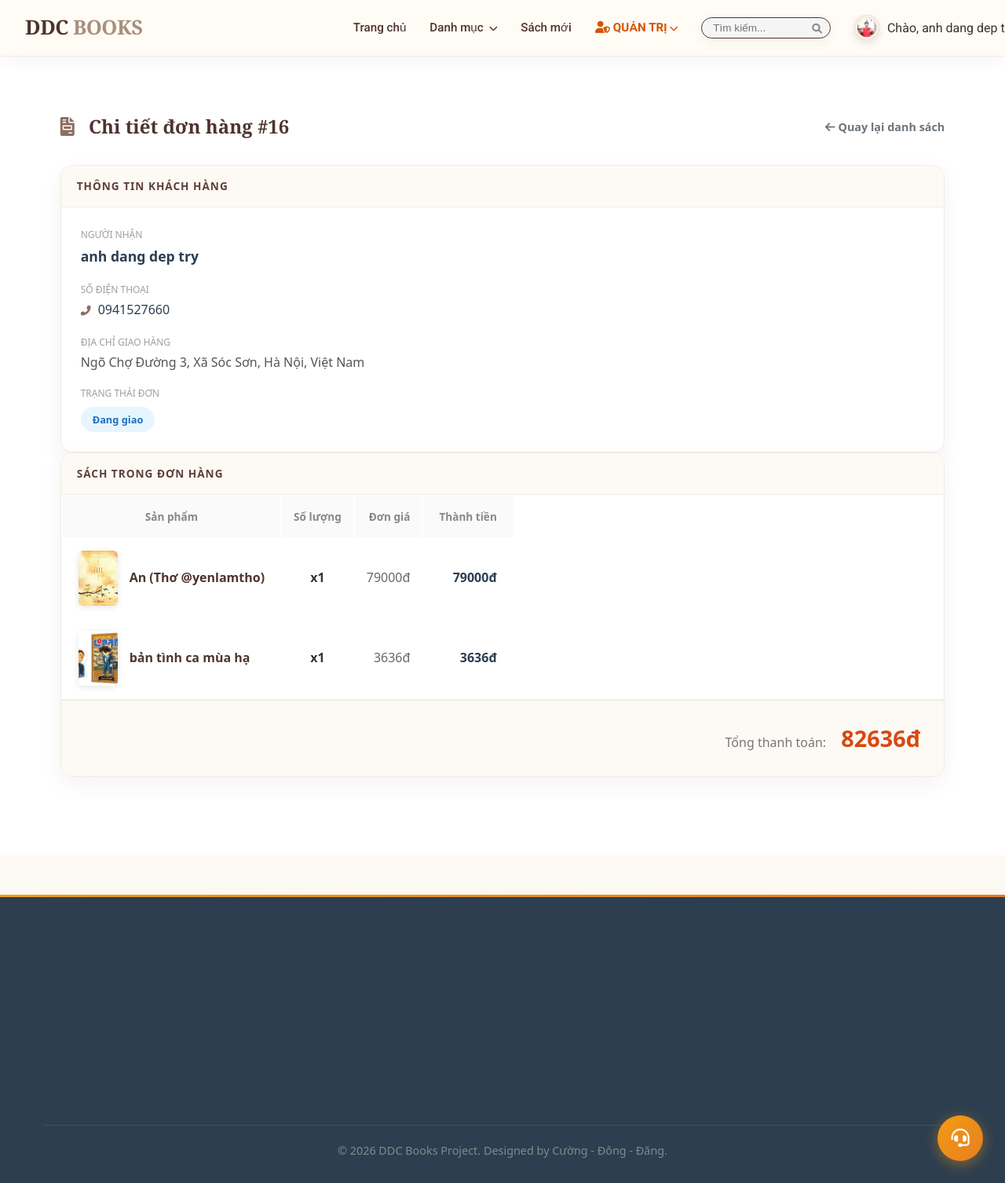
The page /staff/order/16/ (signed in) on the database its author committed.
### app/models.py (models this page shows, shortened)
class Profile(models.Model):
    user = models.OneToOneField(User, on_delete=models.CASCADE, related_name='profile')
    avatar = models.ImageField(default='default.jpg', upload_to='profile_pics')
    phone = models.CharField(max_length=15, blank=True)
    address = models.TextField(blank=True, null=True)

class Order(models.Model):
    STATUS_CHOICES = (
        ('Pending', 'Chờ xử lý'),
        ('Processing', 'Đang đóng gói'),
        ('Shipped', 'Đang giao'),
        ('Delivered', 'Đã nhận hàng'),
        ('Cancelled', 'Đã hủy'),
    )
    user = models.ForeignKey(User, on_delete=models.CASCADE)
    full_name = models.CharField(max_length=255)
    phone = models.CharField(max_length=20)
    address = models.TextField()
    total_price = models.DecimalField(max_digits=12, decimal_places=0)
    created_at = models.DateTimeField(auto_now_add=True)
    status = models.CharField(max_length=20, choices=STATUS_CHOICES, default='Pending')
    shipping_unit = models.CharField(max_length=50, blank=True, null=True)

class OrderItem(models.Model):
    order = models.ForeignKey(Order, related_name='items', on_delete=models.CASCADE)
    book = models.ForeignKey(Book, on_delete=models.CASCADE)
    quantity = models.IntegerField(default=1)
    price = models.DecimalField(max_digits=12, decimal_places=0) # Lưu giá tại thời điểm mua

class Book(models.Model):
    title = models.CharField(max_length=200)
    author = models.CharField(max_length=100)
    price = models.DecimalField(max_digits=10, decimal_places=0)
    category = models.ForeignKey(Category, on_delete=models.SET_NULL, null=True, related_name='books')
    stock = models.IntegerField(default=0)
    release_date = models.DateField(default=timezone.now)
    wishlist = models.ManyToManyField(User, related_name="favorite_books", blank=True)
    description = models.TextField(blank=True, null=True)
    image = models.ImageField(upload_to='books/', blank=True, null=True)

### app/views.py (the view)
# urls.py: path('staff/order/<int:order_id>/', views.staff_order_detail, name='staff_order_detail'),
def staff_order_detail(request, order_id):
    if not request.user.is_staff:
        return redirect('home')
    order = get_object_or_404(Order, id=order_id)
    items = OrderItem.objects.filter(order=order)
    context = {
        'order': order,
        'items': items,
    }
    return render(request, 'app/staff_order_detail.html', context)

### app/templates/app/staff_order_detail.html (shortened to what this page needs)
{% extends 'app/base.html' %}
{% load static %}
{% block content %}
<div class="container" style="margin-top: 50px; margin-bottom: 80px; font-family: 'Segoe UI', Tahoma, Geneva, Verdana, sans-serif;">
    <div style="display: flex; align-items: center; justify-content: space-between; margin-bottom: 30px;">
        <h2 style="font-family: 'Playfair Display', serif; color: #4e342e; margin: 0; font-weight: 700;">
            <i class="fas fa-file-invoice" style="margin-right: 12px; color: #8d6e63;"></i> Chi tiết đơn hàng #{{ order.id }}
        </h2>
        <a href="{% url 'manage_orders' %}" style="text-decoration: none; color: #6c757d; font-size: 0.9rem; font-weight: 600;">
            <i class="fas fa-arrow-left"></i> Quay lại danh sách
        </a>
    </div>
    <div class="row">
        <div class="col-md-4">
            <div style="background: white; border-radius: 15px; box-shadow: 0 10px 30px rgba(0,0,0,0.05); border: 1px solid #f1ece4; overflow: hidden;">
                <div style="background: #fdfaf5; padding: 15px 20px; border-bottom: 1px solid #f1ece4; color: #5d4037; font-weight: 700; text-transform: uppercase; font-size: 0.85rem; letter-spacing: 1px;">
                    Thông tin khách hàng
                </div>
                <div class="card-body" style="padding: 25px;">
                    <div style="margin-bottom: 18px;">
                        <label style="display: block; font-size: 0.75rem; color: #9e9e9e; text-transform: uppercase; margin-bottom: 4px;">Người nhận</label>
                        <span style="font-weight: 600; color: #2c3e50; font-size: 1.1rem;">{{ order.full_name }}</span>
                    </div>
                    <div style="margin-bottom: 18px;">
                        <label style="display: block; font-size: 0.75rem; color: #9e9e9e; text-transform: uppercase; margin-bottom: 4px;">Số điện thoại</label>
                        <span style="color: #2c3e50; font-weight: 500;"><i class="fas fa-phone-alt" style="font-size: 0.8rem; margin-right: 5px; color: #8d6e63;"></i> {{ order.phone }}</span>
                    </div>
                    <div style="margin-bottom: 18px;">
                        <label style="display: block; font-size: 0.75rem; color: #9e9e9e; text-transform: uppercase; margin-bottom: 4px;">Địa chỉ giao hàng</label>
                        <span style="color: #555; line-height: 1.5; display: block;">{{ order.address }}</span>
                    </div>
                    <div>
                        <label style="display: block; font-size: 0.75rem; color: #9e9e9e; text-transform: uppercase; margin-bottom: 8px;">Trạng thái đơn</label>
                        <span style="padding: 6px 15px; border-radius: 20px; font-size: 0.8rem; font-weight: 700; background: #e7f5ff; color: #1971c2; display: inline-block;">
                            {{ order.get_status_display }}
                        </span>
                    </div>
                </div>
            </div>
        </div>
        <div class="col-md-8">
            <div style="background: white; border-radius: 15px; box-shadow: 0 10px 30px rgba(0,0,0,0.05); border: 1px solid #f1ece4; overflow: hidden;">
                <div style="background: #fdfaf5; padding: 15px 20px; border-bottom: 1px solid #f1ece4; color: #5d4037; font-weight: 700; text-transform: uppercase; font-size: 0.85rem; letter-spacing: 1px;">
                    Sách trong đơn hàng
                </div>
                <div class="card-body" style="padding: 0;">
                    <table class="table" style="margin-bottom: 0; vertical-align: middle;">
                        <thead style="background: #fafafa;">
                            <tr>
                                <th style="border: none; padding: 15px 20px; color: #888; font-weight: 600; font-size: 0.85rem;">Sản phẩm</th>
                                <th style="border: none; padding: 15px; color: #888; font-weight: 600; font-size: 0.85rem; text-align: center;">Số lượng</th>
                                <th style="border: none; padding: 15px; color: #888; font-weight: 600; font-size: 0.85rem; text-align: right;">Đơn giá</th>
                                <th style="border: none; padding: 15px 20px; color: #888; font-weight: 600; font-size: 0.85rem; text-align: right;">Thành tiền</th>
                            </tr>
                        </thead>
                        <tbody>
                            {% for item in items %}
                            <tr style="border-bottom: 1px solid #f8f9fa;">
                                <td style="padding: 15px 20px;">
                                    <div style="display: flex; align-items: center; gap: 15px;">
                                        <div style="width: 50px; height: 70px; border-radius: 6px; overflow: hidden; box-shadow: 0 2px 8px rgba(0,0,0,0.1);">
                                            <img src="{% if item.book.image %}{{ item.book.image.url }}{% endif %}" style="width: 100%; height: 100%; object-fit: cover;">
                                        </div>
                                        <span style="font-weight: 600; color: #4e342e;">{{ item.book.title }}</span>
                                    </div>
                                </td>
                                <td style="padding: 15px; text-align: center; font-weight: 600;">x{{ item.quantity }}</td>
                                <td style="padding: 15px; text-align: right; color: #666;">{{ item.price }}đ</td>
                                <td style="padding: 15px 20px; text-align: right; font-weight: 700; color: #2c3e50;">
                                    {% widthratio item.price 1 item.quantity %}đ
                                </td>
                            </tr>
                            {% endfor %}
                        </tbody>
                    </table>
                    <div style="background: #fdfaf5; padding: 25px 30px; text-align: right; border-top: 2px solid #f1ece4;">
                        <span style="color: #777; font-size: 1rem; margin-right: 15px;">Tổng thanh toán:</span>
                        <span style="font-size: 1.8rem; font-weight: 800; color: #d9480f;">{{ order.total_price }}đ</span>
                    </div>
                </div>
            </div>
        </div>
    </div>
</div>
{% endblock %}

### app/templates/app/base.html (shortened to what this page needs)
{% load static %}
<!DOCTYPE html>
<html lang="vi">
  <head>
    <link rel="stylesheet" href="https://cdnjs.cloudflare.com/ajax/libs/font-awesome/6.0.0/css/all.min.css" />
    <link rel="stylesheet" href="{% static 'app/css/style.css' %}?v={% now 'U' %}" />
    <link rel="stylesheet" href="https://cdnjs.cloudflare.com/ajax/libs/animate.css/4.1.1/animate.min.css" />
  </head>
  <body>
    <header>
    <div class="container header-flex">
        <a href="{% url 'home' %}" class="logo">DDC <span>BOOKS</span></a>
        <nav>
            <ul class="menu-links">
                <li>
                    <a href="{% url 'home' %}">Trang chủ</a>
                </li>
                <li class="dropdown">
                    <a href="#">Danh mục <i class="fas fa-chevron-down" style="font-size: 0.7rem; margin-left: 4px;"></i></a>
                </li>
                <li>
                    <a href="{% url 'home' %}?filter=new" style="{% if request.GET.filter == 'new' %}color: var(--primary); font-weight: bold;{% endif %}">Sách mới</a>
                </li>
                {% if user.is_staff %}
                <li class="dropdown">
                    <a href="#" style="color: #d35400; font-weight: bold;">
                        <i class="fas fa-user-shield"></i> QUẢN TRỊ <i class="fas fa-chevron-down" style="font-size: 0.7rem;"></i>
                    </a>
                </li>
                {% else %}
                <li>
                    <a href="#">Liên hệ</a>
                </li>
                {% endif %}
                <li class="header-search-item">
                    <form action="{% url 'home' %}" method="GET" class="header-search-box">
                        <div class="search-wrapper">
                            <input type="text" name="q" placeholder="Tìm kiếm..." value="{{ request.GET.q|default:'' }}">
                            <button type="submit"><i class="fas fa-search"></i></button>
                        </div>
                    </form>
                </li>
            </ul>
            <div class="auth-box">
                {% if user.is_authenticated %}
                <div class="user-dropdown">
                    <div class="avatar-small">
                        <img src="{{ user.profile.avatar.url }}" alt="Avatar" style="width: 100%; height: 100%; border-radius: 50%; object-fit: cover; border: 4px solid var(--beige); box-shadow: 0 4px 10px rgba(0,0,0,0.1);" />
                    </div>
                    <span>Chào, {{ user.first_name }}</span>
                </div>
                {% else %}
                <div class="log_sign-group">
                    <span class="nav-slider"></span>
                    <a href="{% url 'signup' %}" class="auth-link" id="link-signup">Đăng ký</a>
                    <a href="{% url 'login' %}" class="auth-link" id="link-login">Đăng nhập</a>
                </div>
                {% endif %}
            </div>
        </nav>
    </div>
</header>
   <main>
    <div class="content-wrapper" style="background-color: #ffffff; min-height: 100vh;">
        <div class="container" style="max-width: 1300px; margin: 0 auto; padding: 20px 15px;">
            <div style="display: flex; gap: 30px; align-items: flex-start;">
                <div style="flex-grow: 1;">
                    <div class="main-books-content" style="margin-bottom: 50px;">
                        {% block content %}
                        {% endblock %}
                    </div>
                </div>
            </div>
        </div>
    </div>
</main>
    <footer style="background-color: #2c3e50; color: #ecf0f1; padding: 60px 0 30px; margin-top: 50px; font-family: 'Segoe UI', Tahoma, Geneva, Verdana, sans-serif;">
    <div class="container" style="max-width: 1200px; margin: 0 auto; padding: 0 15px;">
        <div style="display: grid; grid-template-columns: repeat(auto-fit, minmax(250px, 1fr)); gap: 40px;">
        </div>
        <hr style="border: 0; border-top: 1px solid #3e4f5f; margin: 40px 0 20px;">
        <div style="text-align: center; color: #7f8c8d; font-size: 0.9rem;">
            <p>&copy; 2026 DDC Books Project. Designed by Cường - Đông - Đăng.</p>
        </div>
    </div>
</footer>
  {% if user.is_authenticated %}
  <button id="chat-bubble-btn" onclick="chatToggle()" title="Chat hỗ trợ">
    <i class="fas {% if user.is_staff %}fa-headset{% else %}fa-comments{% endif %}" id="chat-bubble-icon"></i>
  </button>
  {% endif %}
  </body>
</html>

### rows shown on the page
Order: id "16", full_name "anh dang dep try", phone "0941527660", address "Ngõ Chợ Đường 3, Xã Sóc Sơn, Hà Nội, Việt Nam", status "Đang giao", total_price "82636"
OrderItem: book.image (picture), book "An (Thơ @yenlamtho)", quantity "1", price "79000", price+quantity "79000"
OrderItem: book.image (picture), book "bản tình ca mùa hạ", quantity "1", price "3636", price+quantity "3636"

### other values the page prints
{{ user.first_name }} "anh dang dep…"
